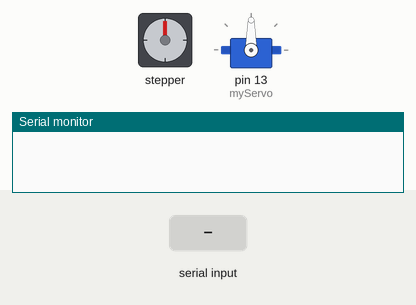
Simulated run of this sketch. Board: Arduino Uno, built with avr-gcc and run on an emulated ATmega328P. Parts: stepper motor, servo, the last lines printed to the serial monitor. Wiring (inferred from the names in the program): stepper motor driver (200 steps per turn assumed): step pin 6; direction pin 7; enable pin 8. The inputs (shaded band) are chosen by the test bench.

Above: at 1.2 s.
1.3 s: "1" received over Serial
At 1.45 s:
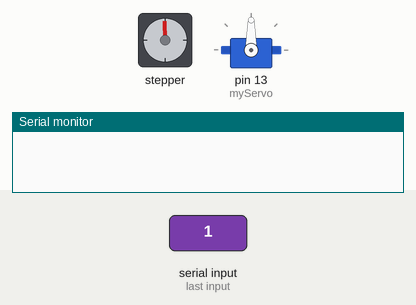
3.6 s: "2" received over Serial
At 5.3 s:
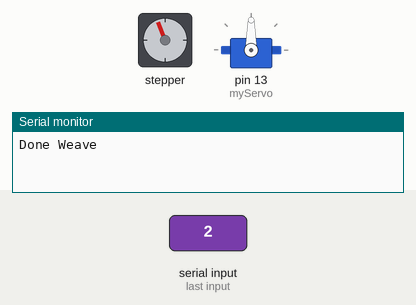
6.6 s: "1" received over Serial
8.9 s: "2" received over Serial
At 13.4 s:
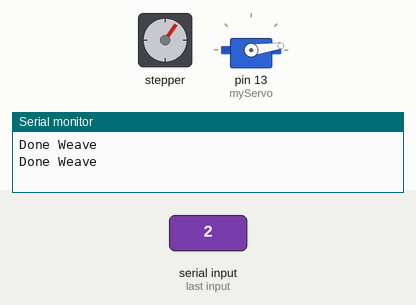
Timing chart, 0 to 14.4 s (numbered marks = the images above; inputs shaded):
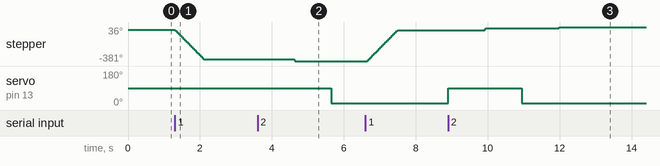

Measured:
- after the input at 1.3 s, stepper: turns 360° counter-clockwise in 0.80 s, starting at once
- after the input at 3.6 s, stepper: turns 21° counter-clockwise, starting after 1.0 s; servo on pin 13 (myServo): 90° → 8° after 2.0 s
- after the input at 8.9 s, stepper: turns 21° clockwise in 0.05 s, then 18° clockwise in 0.04 s; servo on pin 13 (myServo): 8° → 90° at once, → 8° 2.0 s later

The sketch:

pythontoarduino.ino
```cpp
int incomingByte = 0; // for incoming serial data
#include <Servo.h>
String message1 = "Done Weave";
const int DIR = 7;
const int STEP = 6;
const int EN = 8;
const int steps = 200; // 200 is 1 rotation
const int step_init = 12;
const int step_back = 10;
//int y=1;
Servo myServo;

void setup() {
  pinMode(STEP, OUTPUT);
  pinMode(DIR, OUTPUT);
  pinMode(EN, OUTPUT);
  myServo.attach(13);

  digitalWrite(DIR, LOW);
  digitalWrite(EN, LOW);

  Serial.begin(9600);
}

void loop() {
 // myServo.write(90);
  if (Serial.available() > 0) {
    // read the incoming byte:
    incomingByte = Serial.read();
  }

  // Actuate the weaving stepper motor
  if (incomingByte == '1') {
    for(int x = 0; x < steps; x++)
  {
    digitalWrite(STEP, HIGH);
    delay(2);
    digitalWrite(STEP, LOW);
    delay(2);
  }
  delay(1000); // 1 second delay
    Serial.println(message1);
    incomingByte = 0;
  }

  // Actuate the Ending Sequence
  if (incomingByte == '2') {

    // Servo to upward position
    myServo.write(90);
    delay(1000);

  // Move Stepper back a bit
  for(int x = 0; x < step_init; x++)
  {
    digitalWrite(STEP, HIGH);
    delay(2);
    digitalWrite(STEP, LOW);
    delay(2);
  }
delay(1000);
// Put servo arm down
   myServo.write(8);
   delay(1000);

// CLick stepper back in place
   for(int x = 0; x < step_back; x++)
  {
    digitalWrite(DIR, HIGH);
    digitalWrite(STEP, HIGH);
    delay(2);
    digitalWrite(STEP, LOW);
    delay(2);
  }

// Tell python to continue
   // Serial.println(message1);
    incomingByte = 0;
    myServo.write(8);
  }


}
```
